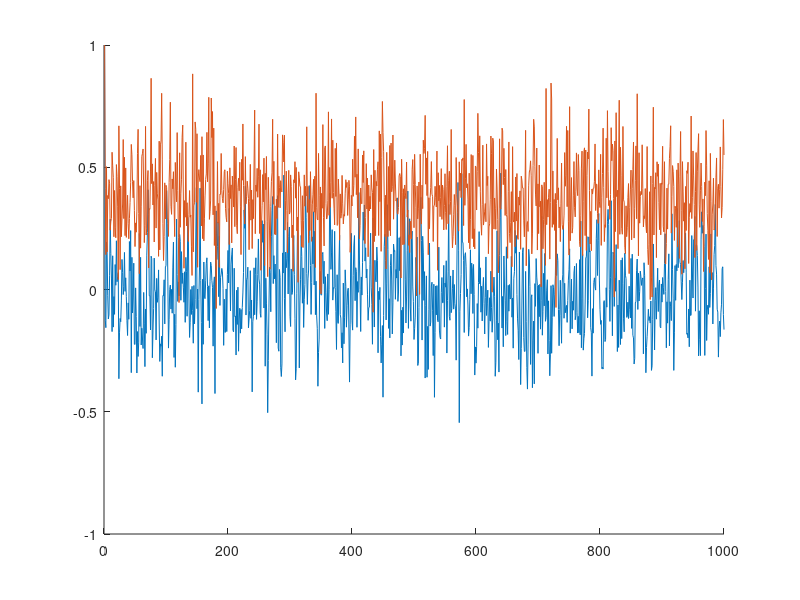

Reproduce this figure in MATLAB.
##==============================================================================
## (a) Design filter

rng(1);                                                                         # Seed random number generator

## Parametors
a1 = -0.7;
a2 = 0.12;
sv = 0.1;
sn = 0.16;

## Calculate r values
r0 = (1+a2)/(1-a2) * (sv)/((1+a2)^2 - a1^2);
r1 = -a1/(1+a2)*r0;

## Create Rzz matrix
Rnn = sn*eye(2);
Ruu = [r0 r1;
       r1 r0];
Rzz = Rnn + Ruu;

## Calculate p vector
p    = [0;0];
p(1) = r0 - 0.4*r1;
p(2) = r1 - 0.4*r0;

## Solve for coefficients
h = inv(Rzz)*p

##==============================================================================
## (b) Simulate
x0 = 1;
N  = 1000;
t  = [1:N];

## Propagate d
d = [];
d = [d, x0];

for i = 2:N
  d = [d, 0.3*d(i-1) + random("normal",0,sn,[1,1])];
end

## Propagate dhat
dh = [];
dh = [dh, x0];

for i = 2:N
  dh = [dh, h(1) + h(2)*dh(i-1) + random("normal", 0, sn, [1,1])];
end

## Plot responses
clf reset;
hold on;
plot(t,d)
plot(t,dh)
hold off;

##==============================================================================
## (c) Plot frequency response
